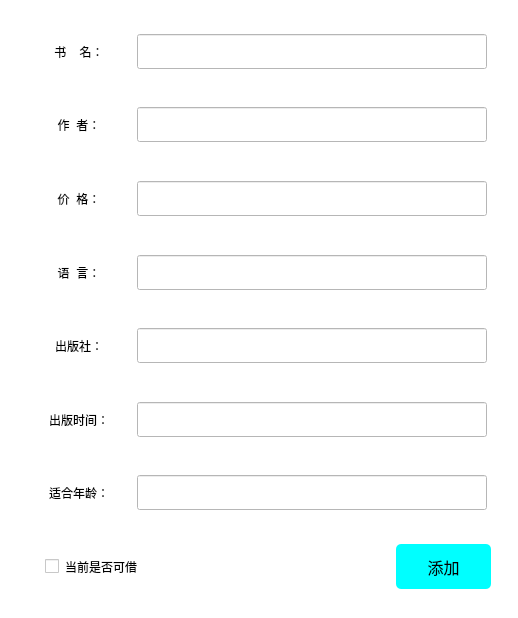
         <widget class="QWidget" name="BookAdd">
          <layout class="QHBoxLayout" name="horizontalLayout_39">
           <property name="leftMargin">
            <number>0</number>
           </property>
           <property name="topMargin">
            <number>0</number>
           </property>
           <property name="rightMargin">
            <number>0</number>
           </property>
           <property name="bottomMargin">
            <number>0</number>
           </property>
           <item>
            <widget class="QWidget" name="widget_42" native="true">
             <property name="styleSheet">
              <string notr="true">background-color: rgb(255, 255, 255);</string>
             </property>
             <layout class="QHBoxLayout" name="horizontalLayout_50">
              <item>
               <widget class="QWidget" name="widget_12" native="true">
                <property name="minimumSize">
                 <size>
                  <width>500</width>
                  <height>600</height>
                 </size>
                </property>
                <property name="maximumSize">
                 <size>
                  <width>500</width>
                  <height>600</height>
                 </size>
                </property>
                <property name="styleSheet">
                 <string notr="true"/>
                </property>
                <layout class="QVBoxLayout" name="verticalLayout_2">
                 <property name="spacing">
                  <number>7</number>
                 </property>
                 <item>
                  <widget class="QWidget" name="widget_4" native="true">
                   <layout class="QHBoxLayout" name="horizontalLayout_4">
                    <item>
                     <widget class="QLabel" name="label_4">
                      <property name="minimumSize">
                       <size>
                        <width>100</width>
                        <height>35</height>
                       </size>
                      </property>
                      <property name="maximumSize">
                       <size>
                        <width>100</width>
                        <height>35</height>
                       </size>
                      </property>
                      <property name="styleSheet">
                       <string notr="true">font: 12pt &quot;Agency FB&quot;;</string>
                      </property>
                      <property name="text">
                       <string>书    名：</string>
                      </property>
                      <property name="alignment">
                       <set>Qt::AlignCenter</set>
                      </property>
                     </widget>
                    </item>
                    <item>
                     <widget class="QLineEdit" name="nameEdit">
                      <property name="minimumSize">
                       <size>
                        <width>350</width>
                        <height>35</height>
                       </size>
                      </property>
                      <property name="maximumSize">
                       <size>
                        <width>350</width>
                        <height>35</height>
                       </size>
                      </property>
                      <property name="clearButtonEnabled">
                       <bool>false</bool>
                      </property>
                     </widget>
                    </item>
                   </layout>
                  </widget>
                 </item>
                 <item>
                  <widget class="QWidget" name="widget_6" native="true">
                   <layout class="QHBoxLayout" name="horizontalLayout_6">
                    <item>
                     <widget class="QLabel" name="label_6">
                      <property name="minimumSize">
                       <size>
                        <width>100</width>
                        <height>35</height>
                       </size>
                      </property>
                      <property name="maximumSize">
                       <size>
                        <width>100</width>
                        <height>35</height>
                       </size>
                      </property>
                      <property name="styleSheet">
                       <string notr="true">font: 12pt &quot;Agency FB&quot;;</string>
                      </property>
                      <property name="text">
                       <string>作  者：</string>
                      </property>
                      <property name="alignment">
                       <set>Qt::AlignCenter</set>
                      </property>
                     </widget>
                    </item>
                    <item>
                     <widget class="QLineEdit" name="authorEdit">
                      <property name="minimumSize">
                       <size>
                        <width>350</width>
                        <height>35</height>
                       </size>
                      </property>
                      <property name="maximumSize">
                       <size>
                        <width>350</width>
                        <height>35</height>
                       </size>
                      </property>
                     </widget>
                    </item>
                   </layout>
                  </widget>
                 </item>
                 <item>
                  <widget class="QWidget" name="widget_10" native="true">
                   <layout class="QHBoxLayout" name="horizontalLayout_10">
                    <item>
                     <widget class="QLabel" name="label_7">
                      <property name="minimumSize">
                       <size>
                        <width>100</width>
                        <height>35</height>
                       </size>
                      </property>
                      <property name="maximumSize">
                       <size>
                        <width>100</width>
                        <height>35</height>
                       </size>
                      </property>
                      <property name="styleSheet">
                       <string notr="true">font: 12pt &quot;Agency FB&quot;;</string>
                      </property>
                      <property name="text">
                       <string>价  格：</string>
                      </property>
                      <property name="alignment">
                       <set>Qt::AlignCenter</set>
                      </property>
                     </widget>
                    </item>
                    <item>
                     <widget class="QLineEdit" name="priceEdit">
                      <property name="minimumSize">
                       <size>
                        <width>350</width>
                        <height>35</height>
                       </size>
                      </property>
                      <property name="maximumSize">
                       <size>
                        <width>350</width>
                        <height>35</height>
                       </size>
                      </property>
                     </widget>
                    </item>
                   </layout>
                  </widget>
                 </item>
                 <item>
                  <widget class="QWidget" name="widget_8" native="true">
                   <layout class="QHBoxLayout" name="horizontalLayout_8">
                    <item>
                     <widget class="QLabel" name="label_8">
                      <property name="minimumSize">
                       <size>
                        <width>100</width>
                        <height>35</height>
                       </size>
                      </property>
                      <property name="maximumSize">
                       <size>
                        <width>100</width>
                        <height>35</height>
                       </size>
                      </property>
                      <property name="styleSheet">
                       <string notr="true">font: 12pt &quot;Agency FB&quot;;</string>
                      </property>
                      <property name="text">
                       <string>语  言：</string>
                      </property>
                      <property name="alignment">
                       <set>Qt::AlignCenter</set>
                      </property>
                     </widget>
                    </item>
                    <item>
                     <widget class="QLineEdit" name="languageEdit">
                      <property name="minimumSize">
                       <size>
                        <width>0</width>
                        <height>35</height>
                       </size>
                      </property>
                      <property name="maximumSize">
                       <size>
                        <width>350</width>
                        <height>35</height>
                       </size>
                      </property>
                     </widget>
                    </item>
                   </layout>
                  </widget>
                 </item>
                 <item>
                  <widget class="QWidget" name="widget_5" native="true">
                   <layout class="QHBoxLayout" name="horizontalLayout_5">
                    <item>
                     <widget class="QLabel" name="label_5">
                      <property name="minimumSize">
                       <size>
                        <width>100</width>
                        <height>35</height>
                       </size>
                      </property>
                      <property name="maximumSize">
                       <size>
                        <width>100</width>
                        <height>35</height>
                       </size>
                      </property>
                      <property name="styleSheet">
                       <string notr="true">font: 12pt &quot;Agency FB&quot;;</string>
                      </property>
                      <property name="text">
                       <string>出版社：</string>
                      </property>
                      <property name="alignment">
                       <set>Qt::AlignCenter</set>
                      </property>
                     </widget>
                    </item>
                    <item>
                     <widget class="QLineEdit" name="pressEdit">
                      <property name="minimumSize">
                       <size>
                        <width>350</width>
                        <height>35</height>
                       </size>
                      </property>
                      <property name="maximumSize">
                       <size>
                        <width>350</width>
                        <height>35</height>
                       </size>
                      </property>
                     </widget>
                    </item>
                   </layout>
                  </widget>
                 </item>
                 <item>
                  <widget class="QWidget" name="widget_11" native="true">
                   <layout class="QHBoxLayout" name="horizontalLayout_11">
                    <item>
                     <widget class="QLabel" name="label_11">
                      <property name="minimumSize">
                       <size>
                        <width>100</width>
                        <height>35</height>
                       </size>
                      </property>
                      <property name="maximumSize">
                       <size>
                        <width>100</width>
                        <height>35</height>
                       </size>
                      </property>
                      <property name="styleSheet">
                       <string notr="true">font: 12pt &quot;Agency FB&quot;;</string>
                      </property>
                      <property name="text">
                       <string>出版时间：</string>
                      </property>
                      <property name="alignment">
                       <set>Qt::AlignCenter</set>
                      </property>
                     </widget>
                    </item>
                    <item>
                     <widget class="QLineEdit" name="pub_timeEdit">
                      <property name="minimumSize">
                       <size>
                        <width>350</width>
                        <height>35</height>
                       </size>
                      </property>
                      <property name="maximumSize">
                       <size>
                        <width>350</width>
                        <height>35</height>
                       </size>
                      </property>
                     </widget>
                    </item>
                   </layout>
                  </widget>
                 </item>
                 <item>
                  <widget class="QWidget" name="widget_9" native="true">
                   <layout class="QHBoxLayout" name="horizontalLayout_9">
                    <item>
                     <widget class="QLabel" name="label_9">
                      <property name="minimumSize">
                       <size>
                        <width>100</width>
                        <height>35</height>
                       </size>
                      </property>
                      <property name="maximumSize">
                       <size>
                        <width>100</width>
                        <height>35</height>
                       </size>
                      </property>
                      <property name="styleSheet">
                       <string notr="true">font: 12pt &quot;Agency FB&quot;;</string>
                      </property>
                      <property name="text">
                       <string>适合年龄：</string>
                      </property>
                      <property name="alignment">
                       <set>Qt::AlignCenter</set>
                      </property>
                     </widget>
                    </item>
                    <item>
                     <widget class="QLineEdit" name="suitable_ageEdit">
                      <property name="minimumSize">
                       <size>
                        <width>350</width>
                        <height>35</height>
                       </size>
                      </property>
                      <property name="maximumSize">
                       <size>
                        <width>350</width>
                        <height>35</height>
                       </size>
                      </property>
                     </widget>
                    </item>
                   </layout>
                  </widget>
                 </item>
                 <item>
                  <widget class="QWidget" name="widget_50" native="true">
                   <layout class="QHBoxLayout" name="horizontalLayout_49">
                    <item>
                     <widget class="QCheckBox" name="is_Lent">
                      <property name="minimumSize">
                       <size>
                        <width>0</width>
                        <height>0</height>
                       </size>
                      </property>
                      <property name="maximumSize">
                       <size>
                        <width>16777215</width>
                        <height>16777215</height>
                       </size>
                      </property>
                      <property name="styleSheet">
                       <string notr="true">font: 12pt &quot;Agency FB&quot;;
padding-left:18px</string>
                      </property>
                      <property name="text">
                       <string>当前是否可借</string>
                      </property>
                      <property name="tristate">
                       <bool>false</bool>
                      </property>
                     </widget>
                    </item>
                    <item>
                     <widget class="QPushButton" name="addBookBtn">
                      <property name="minimumSize">
                       <size>
                        <width>95</width>
                        <height>45</height>
                       </size>
                      </property>
                      <property name="maximumSize">
                       <size>
                        <width>95</width>
                        <height>45</height>
                       </size>
                      </property>
                      <property name="font">
                       <font>
                        <pointsize>12</pointsize>
                        <weight>50</weight>
                        <bold>false</bold>
                       </font>
                      </property>
                      <property name="styleSheet">
                       <string notr="true">background-color: rgb(0, 255, 255);
border-radius:5px;</string>
                      </property>
                      <property name="text">
                       <string>添加</string>
                      </property>
                     </widget>
                    </item>
                   </layout>
                  </widget>
                 </item>
                </layout>
               </widget>
              </item>
             </layout>
            </widget>
           </item>
          </layout>
         </widget>
